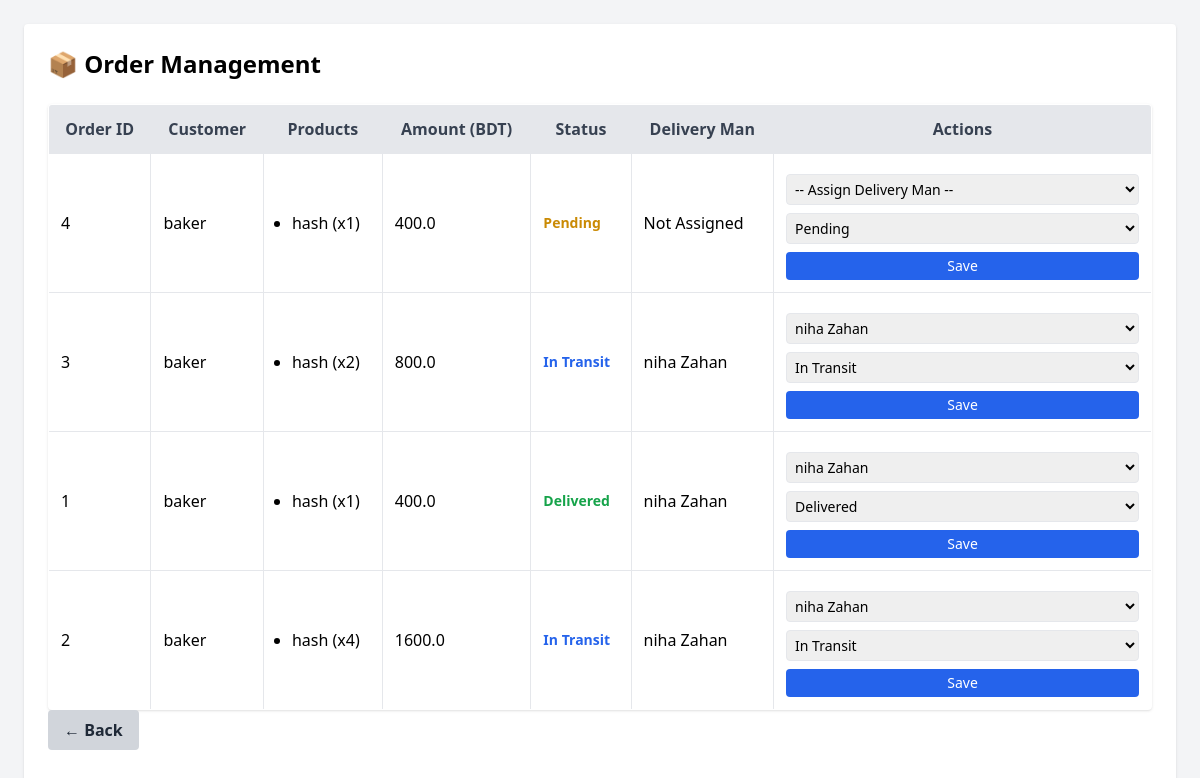
The app's page /admin/manage-orders (signed in), older data.
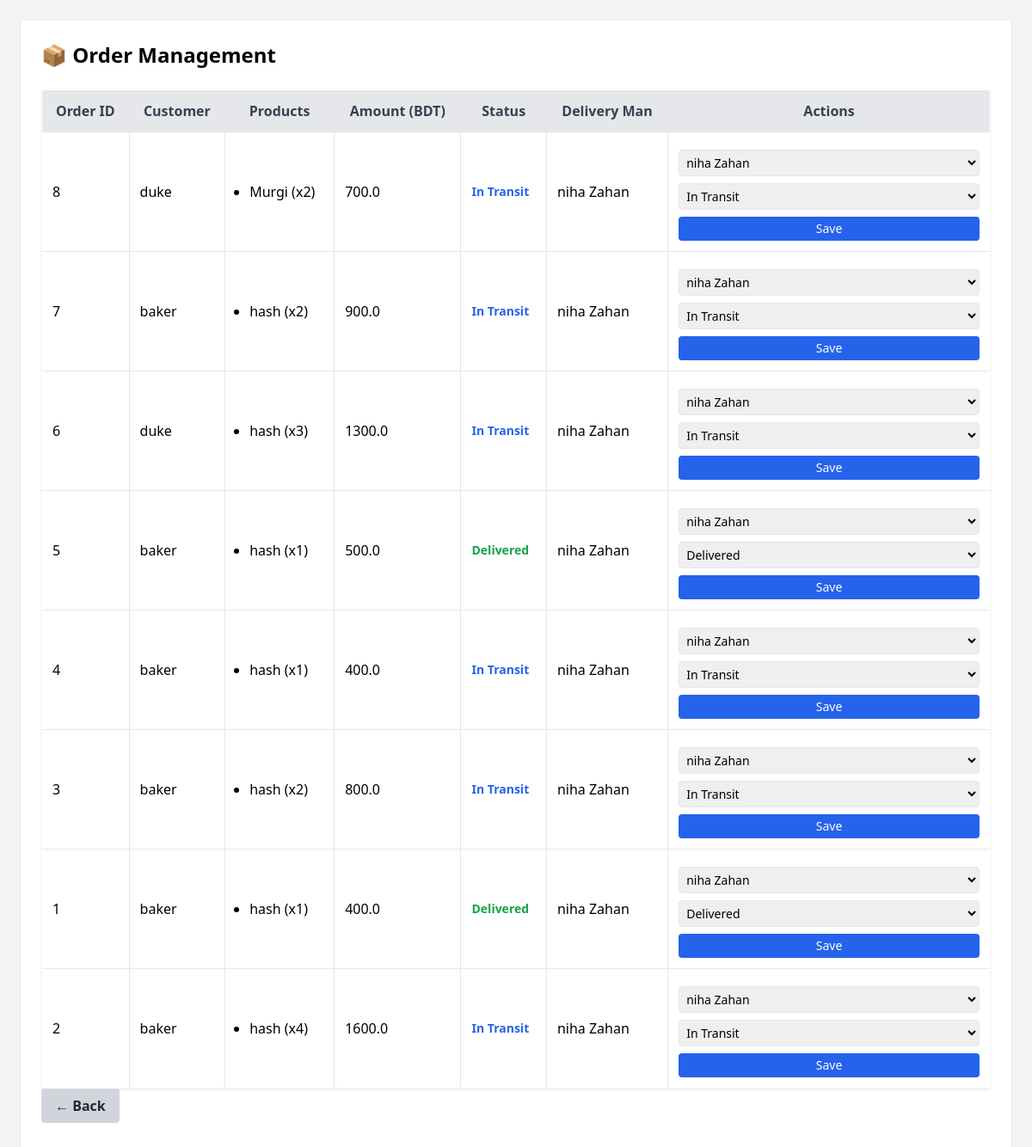
The same page, newer data.
### models.py (models this page shows, shortened)
class Order(db.Model):
    id = db.Column(db.Integer, primary_key=True)
    customer_id = db.Column(db.Integer, db.ForeignKey('user.id'))
    delivery_man_id = db.Column(db.Integer, db.ForeignKey('user.id'))
    status = db.Column(db.String(20), default='Pending')  # Pending, In Transit, Delivered, Cancelled
    total_amount = db.Column(db.Float)
    shipping_address = db.Column(db.Text)
    order_date = db.Column(db.DateTime, default=datetime.utcnow)
    delivery_date = db.Column(db.DateTime)
    priority = db.Column(db.Enum(PriorityLevel), default=PriorityLevel.medium)
    customer = db.relationship('User', foreign_keys=[customer_id], backref='customer_orders')
    delivery_man = db.relationship('User', foreign_keys=[delivery_man_id], backref='delivery_orders')
    @property
    def customer_name(self):
        return self.customer.name if self.customer else "Unknown Customer"

class User(db.Model):
    id = db.Column(db.Integer, primary_key=True)
    email = db.Column(db.String(100), unique=True, nullable=False)
    name = db.Column(db.String(100), nullable=False)
    password = db.Column(db.String(200), nullable=False)
    role = db.Column(db.String(50), nullable=False)  # admin, manager, farmer, delivery_man, customer
    phone = db.Column(db.String(20))
    address = db.Column(db.Text)
    blood_group = db.Column(db.String(5))
    image = db.Column(db.String(200))

class OrderItem(db.Model):
    id = db.Column(db.Integer, primary_key=True)
    order_id = db.Column(db.Integer, db.ForeignKey('order.id'))
    product_id = db.Column(db.Integer, db.ForeignKey('product.id'))
    quantity = db.Column(db.Integer, default=1)
    price = db.Column(db.Float)
    order = db.relationship('Order', backref='items')
    product = db.relationship('Product')

class Product(db.Model):
    id = db.Column(db.Integer, primary_key=True)
    name = db.Column(db.String(100), nullable=False)
    category = db.Column(db.String(100), nullable=False)
    quantity = db.Column(db.Integer, nullable=False)
    unit_price = db.Column(db.Float, nullable=False)
    product_description = db.Column(db.String(200), nullable=True)
    image = db.Column(db.String(100), nullable=True)  # Add this line for the image
    added_by = db.Column(db.Integer, db.ForeignKey('user.id'), nullable=False)

### app.py (the view, shortened to what this page needs)
@app.route('/admin/manage-orders', methods=['GET', 'POST'])
def manage_orders():
    if 'user_id' not in session:
        return redirect(url_for('login'))
    user = User.query.get(session['user_id'])
    if not user or user.role not in ['admin', 'manager']:
        return redirect(url_for('login'))
    orders = Order.query.order_by(Order.priority.desc(), Order.order_date.desc()).all()
    delivery_men = User.query.filter_by(role='delivery_man').all()
    return render_template('admin_manager_orders.html', user=user, orders=orders, delivery_men=delivery_men)

### templates/admin_manager_orders.html (shortened to what this page needs)
<!DOCTYPE html>
<html lang="en">
<head>
    <script src="https://cdn.tailwindcss.com"></script>
</head>
<body class="bg-gray-100 p-6">
  <div class="max-w-7xl mx-auto bg-white p-6 rounded shadow">
    <h1 class="text-2xl font-bold mb-6">📦 Order Management</h1>
    <table class="min-w-full bg-white border rounded shadow overflow-hidden">
      <thead class="bg-gray-200 text-gray-700">
        <tr>
          <th class="p-3 border">Order ID</th>
          <th class="p-3 border">Customer</th>
          <th class="p-3 border">Products</th>
          <th class="p-3 border">Amount (BDT)</th>
          <th class="p-3 border">Status</th>
          <th class="p-3 border">Delivery Man</th>
          <th class="p-3 border">Actions</th>
        </tr>
      </thead>
      <tbody>
        {% for order in orders %}
        <tr class="border-t">
          <td class="p-3 border">{{ order.id }}</td>
          <td class="p-3 border">{{ order.customer_name }}</td>
          <td class="p-3 border">
            <ul class="list-disc pl-4">
              {% for item in order.items %}
              <li>{{ item.product.name }} (x{{ item.quantity }})</li>
              {% endfor %}
            </ul>
          </td>
          <td class="p-3 border">{{ order.total_amount }}</td>
          <td class="p-3 border font-semibold text-sm">
            <span class="{% if order.status == 'Pending' %}text-yellow-600{% elif order.status == 'In Transit' %}text-blue-600{% elif order.status == 'Delivered' %}text-green-600{% endif %}">
              {{ order.status }}
            </span>
          </td>
          <td class="p-3 border">
            {{ order.delivery_man.name if order.delivery_man else "Not Assigned" }}
          </td>
          <td class="p-3 border">
            <form method="POST" class="space-y-2">
              <select name="delivery_man_id" class="border p-1 rounded w-full text-sm">
                <option value="">-- Assign Delivery Man --</option>
                {% for man in delivery_men %}
                  <option value="{{ man.id }}" {% if order.delivery_man_id == man.id %}selected{% endif %}>
                    {{ man.name }}
                  </option>
                {% endfor %}
              </select>
              <select name="status" class="border p-1 rounded w-full text-sm">
                <option value="Pending" {% if order.status == 'Pending' %}selected{% endif %}>Pending</option>
                <option value="In Transit" {% if order.status == 'In Transit' %}selected{% endif %}>In Transit</option>
                <option value="Delivered" {% if order.status == 'Delivered' %}selected{% endif %}>Delivered</option>
              </select>
              <button type="submit" class="bg-blue-600 text-white w-full py-1 rounded hover:bg-blue-700 text-sm">
                Save
              </button>
            </form>
          </td>
        </tr>
        {% else %}
        <tr>
          <td colspan="7" class="p-4 text-center text-gray-500">No orders found.</td>
        </tr>
        {% endfor %}
      </tbody>
    </table>
    <div class="mb-4">
      <a href="{% if user.role == 'admin' %}{{ url_for('admin_panel') }}{% elif user.role == 'manager' %}{{ url_for('manager_dashboard') }}{% else %}{{ url_for('customer_dashboard') }}{% endif %}"
        class="inline-block bg-gray-300 hover:bg-gray-400 text-gray-800 font-semibold py-2 px-4 rounded">
        ← Back
      </a>
    </div>
  </div>
</body>
</html>

Row changes from the older to the newer data that the page shows:
added Order: id "8", customer_name "duke", total_amount "700.0", status "In Transit", delivery_man "niha Zahan", delivery_man_id "niha Zahan"
added OrderItem: product.name "Murgi", quantity "2", shown under "8"
added Order: id "7", customer_name "baker", total_amount "900.0", status "In Transit", delivery_man "niha Zahan", delivery_man_id "niha Zahan"
added OrderItem: product.name "hash", quantity "2", shown under "7"
added Order: id "6", customer_name "duke", total_amount "1300.0", status "In Transit", delivery_man "niha Zahan", delivery_man_id "niha Zahan"
added OrderItem: product.name "hash", quantity "3", shown under "6"
added Order: id "5", customer_name "baker", total_amount "500.0", status "Delivered", delivery_man "niha Zahan", delivery_man_id "niha Zahan"
added OrderItem: product.name "hash", quantity "1", shown under "5"
changed Order id 4: status "Pending" → "In Transit"; delivery_man "Not Assigned" → "niha Zahan"; delivery_man_id "-- Assign Delivery Man --" → "niha Zahan"
